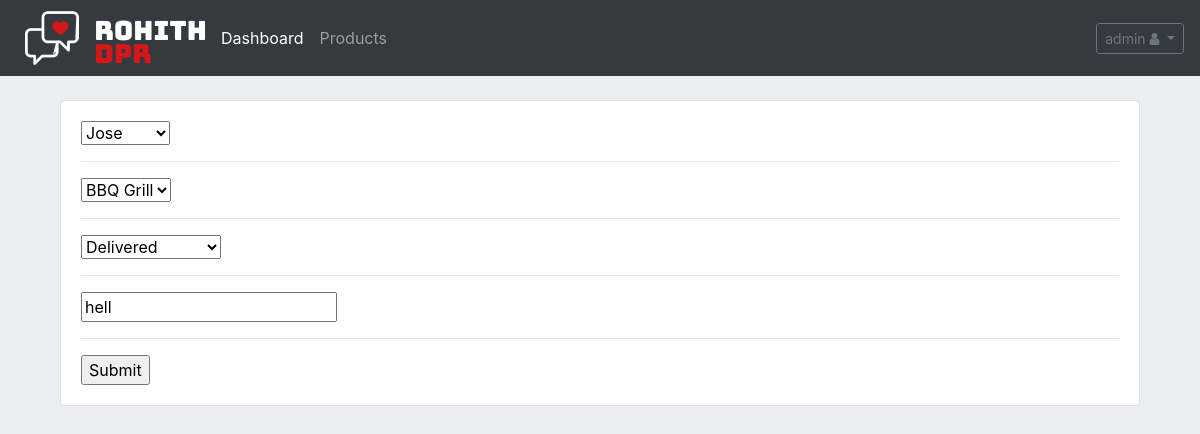
The page /update_order/2/ (signed in) on the database its author committed.
### accounts/models.py (models this page shows, shortened)
class Order(models.Model):
    STATUS = (
        ('Pending', 'Pending'),
        ('Out for delivery', 'Out for delivery'),
        ('Delivered', 'Delivered')
    )
    customer = models.ForeignKey(Customer, null=True, on_delete=models.SET_NULL)
    product = models.ForeignKey(Product, null=True, on_delete=models.SET_NULL)
    date_created = models.DateTimeField(auto_now_add=True, null=True)
    status = models.CharField(max_length=200, null=True, choices=STATUS)
    note = models.CharField(max_length=1000, null=True)

### accounts/decorators.py (the view)
        def wrapper_func(request, *args, **kwargs):
            group = None
            if request.user.groups.exists():
                group = request.user.groups.all()[0].name
            if group in allowed_roles:
                return view_func(request, *args, **kwargs)
            else:
                return render(request, 'accounts/401.html')

### accounts/forms.py
class OrderForm(ModelForm):
    class Meta:
        model = Order
        fields = "__all__"

### accounts/models.py (called while the page is built)
    def __str__(self):
        return self.name

    def __str__(self):
        return self.name

### accounts/views.py (called while the page is built)
@login_required(login_url='login_page')
@allowed_users(allowed_roles=['admin'])
def update_order(request, pk):
    order = Order.objects.get(id=pk)
    form = OrderForm(instance=order)
    if request.method == 'POST':
        form = OrderForm(request.POST, instance=order)
        if form.is_valid():
            form.save()
            return redirect('/')
    context = {'form': form}
    return render(request, 'accounts/order_form.html', context)

### accounts/templates/accounts/order_form.html (shortened to what this page needs)
{% extends 'accounts/main.html' %}
{% load static %}
{% block content %}
<br/>
<div class="container">
    <div class="col">
        <div class="card card-body">
            <form action="" method="POST">
                {% for field in form %}
                {{field}}
                <hr>
                {% endfor %}
                <input type="submit" name="submit"/>
            </form>
        </div>
    </div>
</div>
{% endblock %}

### accounts/templates/accounts/navbar.html (shortened to what this page needs)
{% load static %}
<nav class="navbar navbar-expand-lg navbar-dark bg-dark">
    <a href="{% url 'home_page' %}"><img src="{% static 'images/logo_new_one.png' %}"></a>
    <div class="collapse navbar-collapse" id="navbarNav">
        <ul class="navbar-nav">
            <li class="nav-item active">
                <a class="nav-link" href="{% url 'home_page' %}">Dashboard</a>
            </li>
            {% if request.user.is_staff %}
            <li class="nav-item">
                <a class="nav-link" href="{% url 'product_page'%}">Products</a>
            </li>
            {% endif %}
        </ul>
    </div>
    <div class="btn-group" role="group" aria-label="Button group with nested dropdown">
        <div class="btn-group btn-group-sm" role="group">
            <button id="btnGroupDrop1" type="button" class="btn btn-outline-secondary dropdown-toggle"
                    data-toggle="dropdown"
                    aria-haspopup="true" aria-expanded="false">
                {{ request.user }} <i class="fa fa-user"></i>
            </button>
        </div>
    </div>
</nav>

### static/css/main.css (style rules this page uses)
body { background-color : #ebeff5; }

### rows shown on the page
Order: form "Jose" "BBQ Grill" "Delivered" "hell"

### other values the page prints
{{ request.user }} "admin"
